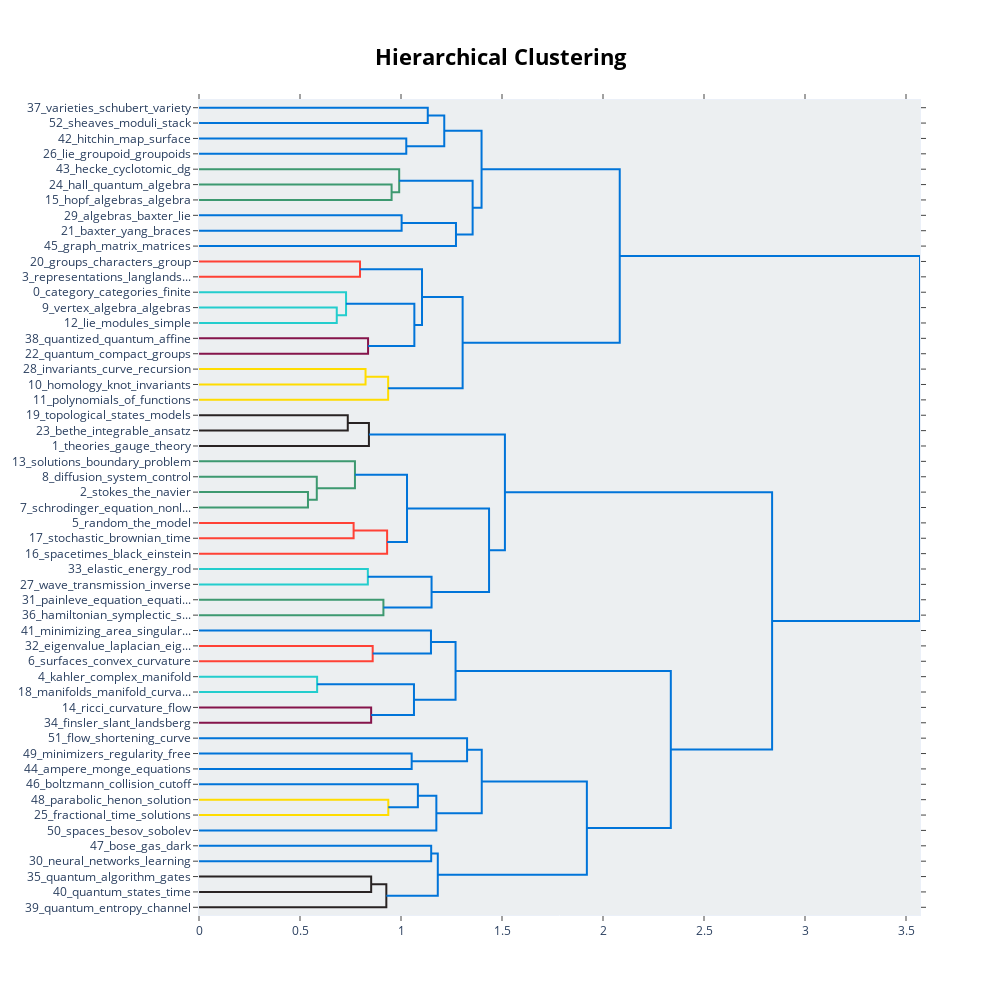

Here is the notebook cell this chart was saved with:
### Code cell
## Now visualize the heirarchy with labels:

topic_model.visualize_hierarchy()

### Figure 1 — Plotly figure (JSON) as saved in the notebook; plotly's stock layout.template omitted (floating-point values rounded to 4 significant figures)
{"data": [{"hoverinfo": "text", "marker": {"color": "rgb(0,116,217)"}, "mode": "lines", "type": "scatter", "x": [0, 1.132, 1.132, 0], "xaxis": "x", "y": [-5, -5, -15, -15], "yaxis": "y"}, {"hoverinfo": "text", "marker": {"color": "rgb(0,116,217)"}, "mode": "lines", "type": "scatter", "x": [0, 1.026, 1.026, 0], "xaxis": "x", "y": [-25, -25, -35, -35], "yaxis": "y"}, {"hoverinfo": "text", "marker": {"color": "rgb(0,116,217)"}, "mode": "lines", "type": "scatter", "x": [1.132, 1.214, 1.214, 1.026], "xaxis": "x", "y": [-10, -10, -30, -30], "yaxis": "y"}, {"hoverinfo": "text", "marker": {"color": "rgb(61,153,112)"}, "mode": "lines", "type": "scatter", "x": [0, 0.9534, 0.9534, 0], "xaxis": "x", "y": [-55, -55, -65, -65], "yaxis": "y"}, {"hoverinfo": "text", "marker": {"color": "rgb(61,153,112)"}, "mode": "lines", "type": "scatter", "x": [0, 0.991, 0.991, 0.9534], "xaxis": "x", "y": [-45, -45, -60, -60], "yaxis": "y"}, {"hoverinfo": "text", "marker": {"color": "rgb(0,116,217)"}, "mode": "lines", "type": "scatter", "x": [0, 1.003, 1.003, 0], "xaxis": "x", "y": [-75, -75, -85, -85], "yaxis": "y"}, {"hoverinfo": "text", "marker": {"color": "rgb(0,116,217)"}, "mode": "lines", "type": "scatter", "x": [1.003, 1.272, 1.272, 0], "xaxis": "x", "y": [-80, -80, -95, -95], "yaxis": "y"}, {"hoverinfo": "text", "marker": {"color": "rgb(0,116,217)"}, "mode": "lines", "type": "scatter", "x": [0.991, 1.355, 1.355, 1.272], "xaxis": "x", "y": [-52.5, -52.5, -87.5, -87.5], "yaxis": "y"}, {"hoverinfo": "text", "marker": {"color": "rgb(0,116,217)"}, "mode": "lines", "type": "scatter", "x": [1.214, 1.399, 1.399, 1.355], "xaxis": "x", "y": [-20, -20, -70, -70], "yaxis": "y"}, {"hoverinfo": "text", "marker": {"color": "rgb(255,65,54)"}, "mode": "lines", "type": "scatter", "x": [0, 0.7971, 0.7971, 0], "xaxis": "x", "y": [-105, -105, -115, -115], "yaxis": "y"}, {"hoverinfo": "text", "marker": {"color": "rgb(35,205,205)"}, "mode": "lines", "type": "scatter", "x": [0, 0.682, 0.682, 0], "xaxis": "x", "y": [-135, -135, -145, -145], "yaxis": "y"}, {"hoverinfo": "text", "marker": {"color": "rgb(35,205,205)"}, "mode": "lines", "type": "scatter", "x": [0, 0.728, 0.728, 0.682], "xaxis": "x", "y": [-125, -125, -140, -140], "yaxis": "y"}, {"hoverinfo": "text", "marker": {"color": "rgb(133,20,75)"}, "mode": "lines", "type": "scatter", "x": [0, 0.837, 0.837, 0], "xaxis": "x", "y": [-155, -155, -165, -165], "yaxis": "y"}, {"hoverinfo": "text", "marker": {"color": "rgb(0,116,217)"}, "mode": "lines", "type": "scatter", "x": [0.728, 1.066, 1.066, 0.837], "xaxis": "x", "y": [-132.5, -132.5, -160, -160], "yaxis": "y"}, {"hoverinfo": "text", "marker": {"color": "rgb(0,116,217)"}, "mode": "lines", "type": "scatter", "x": [0.7971, 1.104, 1.104, 1.066], "xaxis": "x", "y": [-110, -110, -146.2, -146.2], "yaxis": "y"}, {"hoverinfo": "text", "marker": {"color": "rgb(255,220,0)"}, "mode": "lines", "type": "scatter", "x": [0, 0.8245, 0.8245, 0], "xaxis": "x", "y": [-175, -175, -185, -185], "yaxis": "y"}, {"hoverinfo": "text", "marker": {"color": "rgb(255,220,0)"}, "mode": "lines", "type": "scatter", "x": [0.8245, 0.9364, 0.9364, 0], "xaxis": "x", "y": [-180, -180, -195, -195], "yaxis": "y"}, {"hoverinfo": "text", "marker": {"color": "rgb(0,116,217)"}, "mode": "lines", "type": "scatter", "x": [1.104, 1.305, 1.305, 0.9364], "xaxis": "x", "y": [-128.1, -128.1, -187.5, -187.5], "yaxis": "y"}, {"hoverinfo": "text", "marker": {"color": "rgb(0,116,217)"}, "mode": "lines", "type": "scatter", "x": [1.399, 2.083, 2.083, 1.305], "xaxis": "x", "y": [-45, -45, -157.8, -157.8], "yaxis": "y"}, {"hoverinfo": "text", "marker": {"color": "rgb(40,35,35)"}, "mode": "lines", "type": "scatter", "x": [0, 0.7365, 0.7365, 0], "xaxis": "x", "y": [-205, -205, -215, -215], "yaxis": "y"}, {"hoverinfo": "text", "marker": {"color": "rgb(40,35,35)"}, "mode": "lines", "type": "scatter", "x": [0.7365, 0.8412, 0.8412, 0], "xaxis": "x", "y": [-210, -210, -225, -225], "yaxis": "y"}, {"hoverinfo": "text", "marker": {"color": "rgb(61,153,112)"}, "mode": "lines", "type": "scatter", "x": [0, 0.5394, 0.5394, 0], "xaxis": "x", "y": [-255, -255, -265, -265], "yaxis": "y"}, {"hoverinfo": "text", "marker": {"color": "rgb(61,153,112)"}, "mode": "lines", "type": "scatter", "x": [0, 0.5831, 0.5831, 0.5394], "xaxis": "x", "y": [-245, -245, -260, -260], "yaxis": "y"}, {"hoverinfo": "text", "marker": {"color": "rgb(61,153,112)"}, "mode": "lines", "type": "scatter", "x": [0, 0.772, 0.772, 0.5831], "xaxis": "x", "y": [-235, -235, -252.5, -252.5], "yaxis": "y"}, {"hoverinfo": "text", "marker": {"color": "rgb(255,65,54)"}, "mode": "lines", "type": "scatter", "x": [0, 0.7654, 0.7654, 0], "xaxis": "x", "y": [-275, -275, -285, -285], "yaxis": "y"}, {"hoverinfo": "text", "marker": {"color": "rgb(255,65,54)"}, "mode": "lines", "type": "scatter", "x": [0.7654, 0.9312, 0.9312, 0], "xaxis": "x", "y": [-280, -280, -295, -295], "yaxis": "y"}, {"hoverinfo": "text", "marker": {"color": "rgb(0,116,217)"}, "mode": "lines", "type": "scatter", "x": [0.772, 1.03, 1.03, 0.9312], "xaxis": "x", "y": [-243.8, -243.8, -287.5, -287.5], "yaxis": "y"}, {"hoverinfo": "text", "marker": {"color": "rgb(35,205,205)"}, "mode": "lines", "type": "scatter", "x": [0, 0.8358, 0.8358, 0], "xaxis": "x", "y": [-305, -305, -315, -315], "yaxis": "y"}, {"hoverinfo": "text", "marker": {"color": "rgb(61,153,112)"}, "mode": "lines", "type": "scatter", "x": [0, 0.9129, 0.9129, 0], "xaxis": "x", "y": [-325, -325, -335, -335], "yaxis": "y"}, {"hoverinfo": "text", "marker": {"color": "rgb(0,116,217)"}, "mode": "lines", "type": "scatter", "x": [0.8358, 1.151, 1.151, 0.9129], "xaxis": "x", "y": [-310, -310, -330, -330], "yaxis": "y"}, {"hoverinfo": "text", "marker": {"color": "rgb(0,116,217)"}, "mode": "lines", "type": "scatter", "x": [1.03, 1.436, 1.436, 1.151], "xaxis": "x", "y": [-265.6, -265.6, -320, -320], "yaxis": "y"}, {"hoverinfo": "text", "marker": {"color": "rgb(0,116,217)"}, "mode": "lines", "type": "scatter", "x": [0.8412, 1.514, 1.514, 1.436], "xaxis": "x", "y": [-217.5, -217.5, -292.8, -292.8], "yaxis": "y"}, {"hoverinfo": "text", "marker": {"color": "rgb(255,65,54)"}, "mode": "lines", "type": "scatter", "x": [0, 0.8599, 0.8599, 0], "xaxis": "x", "y": [-355, -355, -365, -365], "yaxis": "y"}, {"hoverinfo": "text", "marker": {"color": "rgb(0,116,217)"}, "mode": "lines", "type": "scatter", "x": [0, 1.148, 1.148, 0.8599], "xaxis": "x", "y": [-345, -345, -360, -360], "yaxis": "y"}, {"hoverinfo": "text", "marker": {"color": "rgb(35,205,205)"}, "mode": "lines", "type": "scatter", "x": [0, 0.5848, 0.5848, 0], "xaxis": "x", "y": [-375, -375, -385, -385], "yaxis": "y"}, {"hoverinfo": "text", "marker": {"color": "rgb(133,20,75)"}, "mode": "lines", "type": "scatter", "x": [0, 0.8522, 0.8522, 0], "xaxis": "x", "y": [-395, -395, -405, -405], "yaxis": "y"}, {"hoverinfo": "text", "marker": {"color": "rgb(0,116,217)"}, "mode": "lines", "type": "scatter", "x": [0.5848, 1.064, 1.064, 0.8522], "xaxis": "x", "y": [-380, -380, -400, -400], "yaxis": "y"}, {"hoverinfo": "text", "marker": {"color": "rgb(0,116,217)"}, "mode": "lines", "type": "scatter", "x": [1.148, 1.27, 1.27, 1.064], "xaxis": "x", "y": [-352.5, -352.5, -390, -390], "yaxis": "y"}, {"hoverinfo": "text", "marker": {"color": "rgb(0,116,217)"}, "mode": "lines", "type": "scatter", "x": [0, 1.053, 1.053, 0], "xaxis": "x", "y": [-425, -425, -435, -435], "yaxis": "y"}, {"hoverinfo": "text", "marker": {"color": "rgb(0,116,217)"}, "mode": "lines", "type": "scatter", "x": [0, 1.327, 1.327, 1.053], "xaxis": "x", "y": [-415, -415, -430, -430], "yaxis": "y"}, {"hoverinfo": "text", "marker": {"color": "rgb(255,220,0)"}, "mode": "lines", "type": "scatter", "x": [0, 0.9371, 0.9371, 0], "xaxis": "x", "y": [-455, -455, -465, -465], "yaxis": "y"}, {"hoverinfo": "text", "marker": {"color": "rgb(0,116,217)"}, "mode": "lines", "type": "scatter", "x": [0, 1.084, 1.084, 0.9371], "xaxis": "x", "y": [-445, -445, -460, -460], "yaxis": "y"}, {"hoverinfo": "text", "marker": {"color": "rgb(0,116,217)"}, "mode": "lines", "type": "scatter", "x": [1.084, 1.175, 1.175, 0], "xaxis": "x", "y": [-452.5, -452.5, -475, -475], "yaxis": "y"}, {"hoverinfo": "text", "marker": {"color": "rgb(0,116,217)"}, "mode": "lines", "type": "scatter", "x": [1.327, 1.4, 1.4, 1.175], "xaxis": "x", "y": [-422.5, -422.5, -463.8, -463.8], "yaxis": "y"}, {"hoverinfo": "text", "marker": {"color": "rgb(0,116,217)"}, "mode": "lines", "type": "scatter", "x": [0, 1.149, 1.149, 0], "xaxis": "x", "y": [-485, -485, -495, -495], "yaxis": "y"}, {"hoverinfo": "text", "marker": {"color": "rgb(40,35,35)"}, "mode": "lines", "type": "scatter", "x": [0, 0.8523, 0.8523, 0], "xaxis": "x", "y": [-505, -505, -515, -515], "yaxis": "y"}, {"hoverinfo": "text", "marker": {"color": "rgb(40,35,35)"}, "mode": "lines", "type": "scatter", "x": [0.8523, 0.9273, 0.9273, 0], "xaxis": "x", "y": [-510, -510, -525, -525], "yaxis": "y"}, {"hoverinfo": "text", "marker": {"color": "rgb(0,116,217)"}, "mode": "lines", "type": "scatter", "x": [1.149, 1.182, 1.182, 0.9273], "xaxis": "x", "y": [-490, -490, -517.5, -517.5], "yaxis": "y"}, {"hoverinfo": "text", "marker": {"color": "rgb(0,116,217)"}, "mode": "lines", "type": "scatter", "x": [1.4, 1.92, 1.92, 1.182], "xaxis": "x", "y": [-443.1, -443.1, -503.8, -503.8], "yaxis": "y"}, {"hoverinfo": "text", "marker": {"color": "rgb(0,116,217)"}, "mode": "lines", "type": "scatter", "x": [1.27, 2.336, 2.336, 1.92], "xaxis": "x", "y": [-371.2, -371.2, -473.4, -473.4], "yaxis": "y"}, {"hoverinfo": "text", "marker": {"color": "rgb(0,116,217)"}, "mode": "lines", "type": "scatter", "x": [1.514, 2.837, 2.837, 2.336], "xaxis": "x", "y": [-255.2, -255.2, -422.3, -422.3], "yaxis": "y"}, {"hoverinfo": "text", "marker": {"color": "rgb(0,116,217)"}, "mode": "lines", "type": "scatter", "x": [2.083, 3.569, 3.569, 2.837], "xaxis": "x", "y": [-101.4, -101.4, -338.8, -338.8], "yaxis": "y"}], "layout": {"autosize": false, "height": 995, "hoverlabel": {"bgcolor": "white", "font": {"family": "Rockwell", "size": 16}}, "hovermode": "closest", "plot_bgcolor": "#ECEFF1", "showlegend": false, "title": {"font": {"color": "Black", "size": 22}, "text": "<b>Hierarchical Clustering</b>", "x": 0.5, "xanchor": "center", "yanchor": "top"}, "width": 1000, "xaxis": {"mirror": "allticks", "rangemode": "tozero", "showgrid": false, "showline": true, "showticklabels": true, "ticks": "outside", "type": "linear", "zeroline": false}, "yaxis": {"mirror": "allticks", "range": [-530, 0], "rangemode": "tozero", "showgrid": false, "showline": true, "showticklabels": true, "tickmode": "array", "ticks": "outside", "ticktext": ["37_varieties_schubert_variety", "52_sheaves_moduli_stack", "42_hitchin_map_surface", "26_lie_groupoid_groupoids", "43_hecke_cyclotomic_dg", "24_hall_quantum_algebra", "15_hopf_algebras_algebra", "29_algebras_baxter_lie", "21_baxter_yang_braces", "45_graph_matrix_matrices", "20_groups_characters_group", "3_representations_langlands...", "0_category_categories_finite", "9_vertex_algebra_algebras", "12_lie_modules_simple", "38_quantized_quantum_affine", "22_quantum_compact_groups", "28_invariants_curve_recursion", "10_homology_knot_invariants", "11_polynomials_of_functions", "19_topological_states_models", "23_bethe_integrable_ansatz", "1_theories_gauge_theory", "13_solutions_boundary_problem", "8_diffusion_system_control", "2_stokes_the_navier", "7_schrodinger_equation_nonl...", "5_random_the_model", "17_stochastic_brownian_time", "16_spacetimes_black_einstein", "33_elastic_energy_rod", "27_wave_transmission_inverse", "31_painleve_equation_equati...", "36_hamiltonian_symplectic_s...", "41_minimizing_area_singular...", "32_eigenvalue_laplacian_eig...", "6_surfaces_convex_curvature", "4_kahler_complex_manifold", "18_manifolds_manifold_curva...", "14_ricci_curvature_flow", "34_finsler_slant_landsberg", "51_flow_shortening_curve", "49_minimizers_regularity_free", "44_ampere_monge_equations", "46_boltzmann_collision_cutoff", "48_parabolic_henon_solution", "25_fractional_time_solutions", "50_spaces_besov_sobolev", "47_bose_gas_dark", "30_neural_networks_learning", "35_quantum_algorithm_gates", "40_quantum_states_time", "39_quantum_entropy_channel"], "tickvals": [-5, -15, -25, -35, -45, -55, -65, -75, -85, -95, -105, -115, -125, -135, -145, -155, -165, -175, -185, -195, -205, -215, -225, -235, -245, -255, -265, -275, -285, -295, -305, -315, -325, -335, -345, -355, -365, -375, -385, -395, -405, -415, -425, -435, -445, -455, -465, -475, -485, -495, -505, -515, -525], "type": "linear", "zeroline": false}}}
